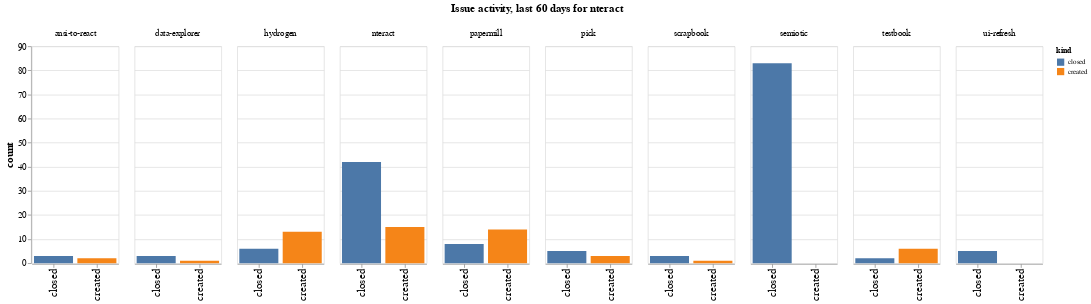

This figure's notebook cell:
### Code cell
charts = []
# Pick the top 10 repositories
top_repos = created_closed.groupby(['repo']).sum().sort_values(by='count', ascending=False).head(10).index
ch = alt.Chart(created_closed.query('repo in @top_repos'), width=120).mark_bar().encode(
    x=alt.X("kind", axis=alt.Axis(labelFontSize=15, title="")), 
    y=alt.Y('count', axis=alt.Axis(titleFontSize=15, labelFontSize=12)),
    color='kind',
    column=alt.Column("repo", header=alt.Header(title=f"Issue activity, last {n_days} days for {github_org}", titleFontSize=15, labelFontSize=12))
)
ch

### Figure 1 — Vega-Lite specification as saved in the notebook (floating-point values rounded to 4 significant figures)
{"config": {"axisLeft": {"labelFontSize": 15}, "axisBottom": {"labelFontSize": 15}}, "data": {"name": "data-fa1fa0e70fb1a62b64d70df27c55e471"}, "mark": "bar", "encoding": {"color": {"type": "nominal", "field": "kind"}, "column": {"type": "nominal", "field": "repo", "header": {"labelFontSize": 12, "title": "Issue activity, last 60 days for nteract", "titleFontSize": 15}}, "x": {"type": "nominal", "axis": {"labelFontSize": 15, "title": ""}, "field": "kind"}, "y": {"type": "quantitative", "axis": {"labelFontSize": 12, "titleFontSize": 15}, "field": "count"}}, "width": 120, "$schema": "https://vega.github.io/schema/vega-lite/v4.0.2.json", "datasets": {"data-fa1fa0e70fb1a62b64d70df27c55e471": [{"org": "nteract", "repo": "ansi-to-react", "kind": "created", "count": 2.0}, {"org": "nteract", "repo": "data-explorer", "kind": "created", "count": 1.0}, {"org": "nteract", "repo": "hydrogen", "kind": "created", "count": 13.0}, {"org": "nteract", "repo": "nteract", "kind": "created", "count": 15.0}, {"org": "nteract", "repo": "papermill", "kind": "created", "count": 14.0}, {"org": "nteract", "repo": "pick", "kind": "created", "count": 3.0}, {"org": "nteract", "repo": "scrapbook", "kind": "created", "count": 1.0}, {"org": "nteract", "repo": "testbook", "kind": "created", "count": 6.0}, {"org": "nteract", "repo": "semiotic", "kind": "created", "count": 0.0}, {"org": "nteract", "repo": "ui-refresh", "kind": "created", "count": 0.0}, {"org": "nteract", "repo": "ansi-to-react", "kind": "closed", "count": 3.0}, {"org": "nteract", "repo": "data-explorer", "kind": "closed", "count": 3.0}, {"org": "nteract", "repo": "hydrogen", "kind": "closed", "count": 6.0}, {"org": "nteract", "repo": "nteract", "kind": "closed", "count": 42.0}, {"org": "nteract", "repo": "papermill", "kind": "closed", "count": 8.0}, {"org": "nteract", "repo": "pick", "kind": "closed", "count": 5.0}, {"org": "nteract", "repo": "scrapbook", "kind": "closed", "count": 3.0}, {"org": "nteract", "repo": "testbook", "kind": "closed", "count": 2.0}, {"org": "nteract", "repo": "semiotic", "kind": "closed", "count": 83.0}, {"org": "nteract", "repo": "ui-refresh", "kind": "closed", "count": 5.0}]}}
